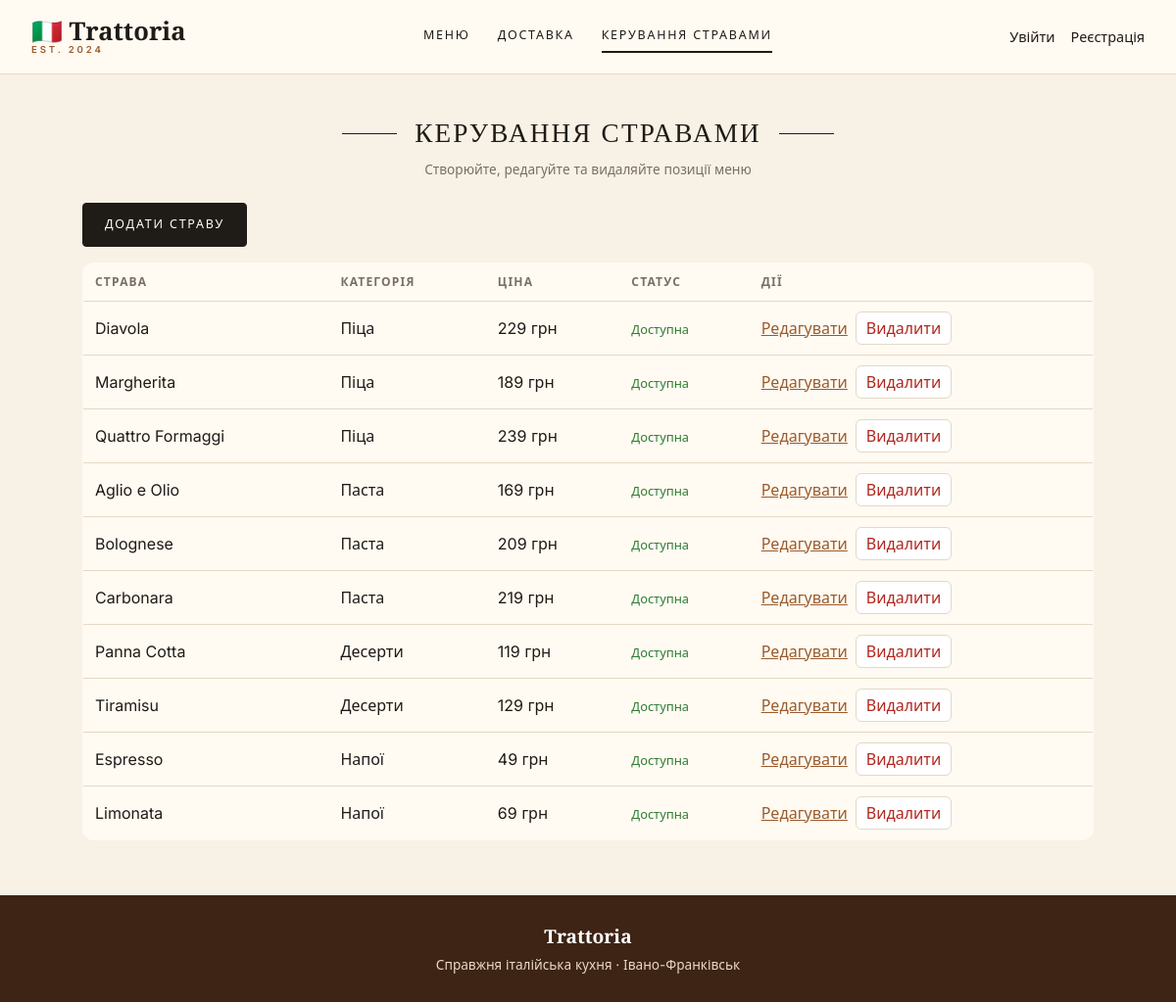
/manage/dishes, run on the app's committed database.
### models.py (models this page shows, shortened)
class Dish(db.Model):
    __tablename__ = 'dishes'
    id = db.Column(db.Integer, primary_key=True)
    name = db.Column(db.String(50), nullable=False)
    description = db.Column(db.Text, nullable=False, default='')
    price = db.Column(db.Integer, nullable=False)
    emoji = db.Column(db.String(8), nullable=False, default='🍽️')
    is_available = db.Column(db.Boolean, nullable=False, default=True)
    category_id = db.Column(db.Integer, db.ForeignKey('categories.id'), nullable=False)
    category = db.relationship('Category', back_populates='dishes')

class Category(db.Model):
    __tablename__ = 'categories'
    id = db.Column(db.Integer, primary_key=True)
    name = db.Column(db.String(50), nullable=False, unique=True)
    slug = db.Column(db.String(50), nullable=False, unique=True)
    dishes = db.relationship('Dish', back_populates='category', order_by='Dish.name')

### app.py (the view)
@app.route('/manage/dishes')
def manage_dishes():
    dishes = Dish.query.order_by(Dish.category_id, Dish.name).all()
    return render_template('manage_dishes.html', dishes=dishes)

### app.py (called while the page is built)
@app.before_request
def validate_csrf_token():
    if request.method == 'POST':
        token = session.get('_csrf_token')
        submitted_token = request.form.get('_csrf_token', '')
        if not token or not secrets.compare_digest(token, submitted_token):
            abort(400)

@app.context_processor
def inject_csrf_token():
    if '_csrf_token' not in session:
        session['_csrf_token'] = secrets.token_urlsafe(32)
    return {'csrf_token': session['_csrf_token']}

### templates/manage_dishes.html (shortened to what this page needs)
{% extends "base.html" %}
{% block content %}
    <div class="section-title">
        <h2>Керування стравами</h2>
        <p>Створюйте, редагуйте та видаляйте позиції меню</p>
    </div>
    <p><a class="btn" href="{{ url_for('create_dish') }}">Додати страву</a></p>
    <div class="table-wrap">
        <table class="table">
            <thead>
                <tr>
                    <th>Страва</th>
                    <th>Категорія</th>
                    <th>Ціна</th>
                    <th>Статус</th>
                    <th>Дії</th>
                </tr>
            </thead>
            <tbody>
                {% for dish in dishes %}
                    <tr class="{{ '' if dish.is_available else 'hidden-row' }}">
                        <td>{{ dish.emoji }} {{ dish.name }}</td>
                        <td>{{ dish.category.name }}</td>
                        <td>{{ dish.price }} грн</td>
                        <td>
                            <span class="availability {{ '' if dish.is_available else 'unavailable' }}">
                                {{ 'Доступна' if dish.is_available else 'Прихована' }}
                            </span>
                        </td>
                        <td>
                            <div class="actions">
                                <a href="{{ url_for('edit_dish', dish_id=dish.id) }}">Редагувати</a>
                                <form method="post" action="{{ url_for('delete_dish', dish_id=dish.id) }}"
                                      onsubmit="return confirm('Видалити страву «{{ dish.name }}»?')">
                                    <button class="danger" type="submit">Видалити</button>
                                </form>
                            </div>
                        </td>
                    </tr>
                {% else %}
                    <tr><td colspan="5">Страв поки немає.</td></tr>
                {% endfor %}
            </tbody>
        </table>
    </div>
{% endblock %}

### templates/base.html (shortened to what this page needs)
<!DOCTYPE html>
<html lang="uk">
<head>
    <link rel="stylesheet" href="{{ url_for('static', filename='style.css') }}">
</head>
<body>
    <header>
        <a class="brand" href="{{ url_for('menu') }}">🇮🇹 Trattoria<small>EST. 2024</small></a>
        <nav class="nav-main">
            <a href="{{ url_for('menu') }}" class="{{ 'active' if request.endpoint in ('menu', 'dish_detail') else '' }}">Меню</a>
            <a href="{{ url_for('delivery') }}" class="{{ 'active' if request.endpoint == 'delivery' else '' }}">Доставка</a>
            <a href="{{ url_for('manage_dishes') }}" class="{{ 'active' if request.endpoint in ('manage_dishes', 'create_dish', 'edit_dish') else '' }}">Керування стравами</a>
        </nav>
        <nav class="auth">
            {% if current_user.is_authenticated %}
                <span>{{ current_user.username }}</span>
                <form method="post" action="{{ url_for('logout') }}">
                    <input type="hidden" name="_csrf_token" value="{{ csrf_token }}">
                    <button type="submit" class="link-btn">Вийти</button>
                </form>
            {% else %}
                <a href="{{ url_for('login') }}">Увійти</a>
                <a href="{{ url_for('register') }}">Реєстрація</a>
            {% endif %}
        </nav>
    </header>
    <main>
        {% block content %}{% endblock %}
    </main>
    <footer>
        <b>Trattoria</b>
        Справжня італійська кухня · Івано-Франківськ
    </footer>
</body>
</html>

### static/style.css (style rules this page uses)
:root { --cream: #f8f1e6; --paper: #fffaf2; --ink: #1f1b16; --muted: #7a6f63; --line: #e4d8c6; --accent: #9a5b2c; --wood: #3e2415; --wood-2: #5a3623; --red: #b3261e; --green: #2e7d32; }
* { box-sizing: border-box; }
body { margin: 0; background: var(--cream); color: var(--ink); font-family: "Inter", system-ui, sans-serif; line-height: 1.5; min-height: 100vh; display: flex; flex-direction: column; }
h1, h2, h3, .brand, .hero h1 { font-family: "Playfair Display", Georgia, serif; }
a { color: var(--accent); }
header { background: var(--paper); border-bottom: 1px solid var(--line); display: flex; align-items: center; justify-content: space-between; gap: 24px; padding: 0 32px; min-height: 76px; flex-wrap: wrap; }
.brand { color: var(--ink); text-decoration: none; font-size: 1.6rem; font-weight: 700; display: flex; flex-direction: column; line-height: 1.1; }
.brand small { font-family: "Inter", sans-serif; font-size: .6rem; letter-spacing: .3em; color: var(--accent); font-weight: 600; }
.nav-main { display: flex; gap: 28px; }
.nav-main a { color: var(--ink); text-decoration: none; font-size: .78rem; letter-spacing: .14em; text-transform: uppercase; padding: 6px 0; border-bottom: 2px solid transparent; }
.nav-main a:hover, .nav-main a.active { border-bottom-color: var(--ink); }
.auth { display: flex; gap: 16px; align-items: center; font-size: .9rem; }
.auth a { color: var(--ink); text-decoration: none; }
main { flex: 1; width: 100%; max-width: 1080px; margin: 0 auto; padding: 32px 24px 56px; }
.btn, .form button, .btn-outline { display: inline-flex; align-items: center; gap: 8px; cursor: pointer; padding: 12px 22px; border-radius: 4px; font: inherit; font-size: .78rem; letter-spacing: .14em; text-transform: uppercase; text-decoration: none; border: 1px solid var(--ink); }
.btn, .form button { background: var(--ink); color: #fff; }
.section-title { text-align: center; margin: 8px 0 24px; }
.section-title h2 { display: inline-flex; align-items: center; gap: 18px; margin: 0; font-size: 1.7rem; letter-spacing: .08em; text-transform: uppercase; font-weight: 500; }
.section-title h2::before, .section-title h2::after { content: ""; width: 56px; height: 1px; background: var(--ink); }
.section-title p { margin: 6px 0 0; color: var(--muted); font-size: .85rem; }
.table-wrap { overflow-x: auto; }
.availability { color: var(--green); font-size: .8rem; }
.table { width: 100%; border-collapse: collapse; background: var(--paper); border: 1px solid var(--line); border-radius: 12px; overflow: hidden; }
.table th, .table td { padding: 10px 12px; border-bottom: 1px solid var(--line); text-align: left; }
.table th { font-size: .75rem; letter-spacing: .1em; text-transform: uppercase; color: var(--muted); }
.actions { display: flex; gap: 8px; align-items: center; }
.actions form { margin: 0; }
.actions button { cursor: pointer; padding: 4px 10px; border: 1px solid var(--line); background: #fff; border-radius: 6px; font: inherit; }
.actions .danger { color: var(--red); }
footer { background: var(--wood); color: #e9d9c3; text-align: center; padding: 28px 16px; font-size: .85rem; }
footer b { font-family: "Playfair Display", serif; font-size: 1.2rem; color: #fff; display: block; margin-bottom: 4px; }

### data on the page
Dish: name "Diavola", category.name "Піца", price "229", is_available "Доступна"
Dish: name "Margherita", category.name "Піца", price "189", is_available "Доступна"
Dish: name "Quattro Formaggi", category.name "Піца", price "239", is_available "Доступна"
Dish: name "Aglio e Olio", category.name "Паста", price "169", is_available "Доступна"
Dish: name "Bolognese", category.name "Паста", price "209", is_available "Доступна"
Dish: name "Carbonara", category.name "Паста", price "219", is_available "Доступна"
Dish: name "Panna Cotta", category.name "Десерти", price "119", is_available "Доступна"
Dish: name "Tiramisu", category.name "Десерти", price "129", is_available "Доступна"
Dish: name "Espresso", category.name "Напої", price "49", is_available "Доступна"
Dish: name "Limonata", category.name "Напої", price "69", is_available "Доступна"
